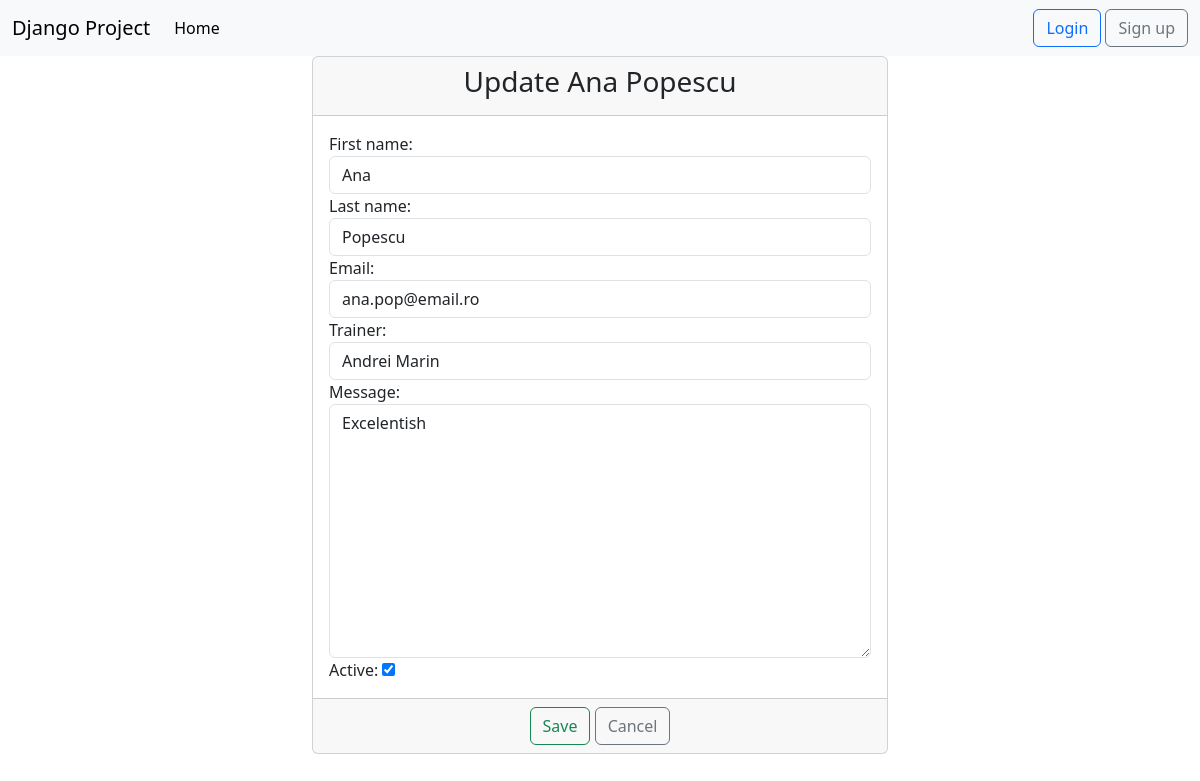
Page /update_feedback/1 on the earlier database version.
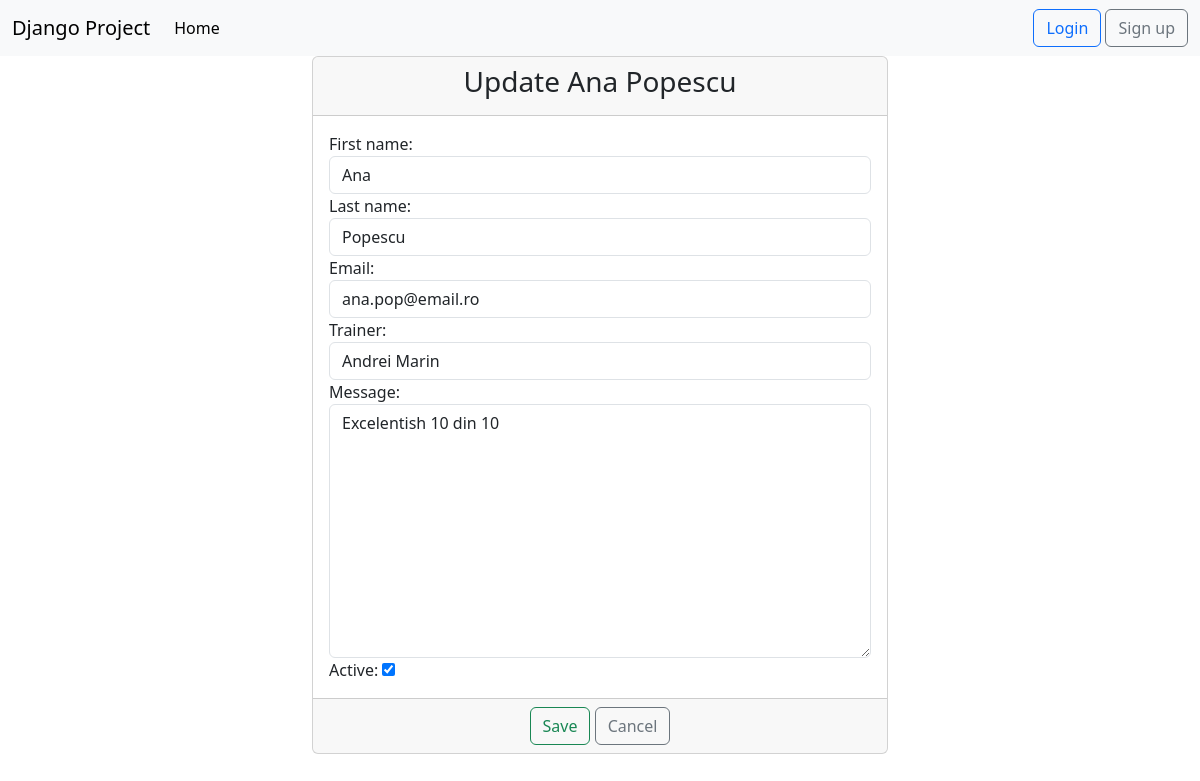
Same page on the later database version.
### feedback/models.py (models this page shows)
class Feedback(models.Model):
    first_name = models.CharField(max_length=40)
    last_name = models.CharField(max_length=40)
    email = models.EmailField(max_length=40)
    trainer = models.ForeignKey(Trainer, on_delete=models.CASCADE, null=True)
    message = models.TextField(max_length=400)
    active = models.BooleanField(default=True)
    created_at = models.DateTimeField(auto_now_add=True)
    updated_at = models.DateTimeField(auto_now=True)
    def __str__(self):
        return f'{self.first_name} {self.last_name}'

### trainer/models.py (models this page shows)
class Trainer(models.Model):
    department_options = (('backend', 'Backend'),
                          ('frontend', 'Frontend'),
                          ('network', 'Network'))
    first_name = models.CharField(max_length=20)
    last_name = models.CharField(max_length=20)
    course = models.CharField(max_length=40)
    email = models.EmailField(max_length=40)
    department = models.CharField(max_length=10, choices=department_options)
    active = models.BooleanField(default=True)
    profile = models.ImageField(upload_to='profiles/', blank=True, null=True) #se poate pune si default = 'default.jpg', dar nu e neaparat nevoie. cred ca incarca baza de date aiurea...
    created_at = models.DateTimeField(auto_now_add=True)
    updated_at = models.DateTimeField(auto_now=True)
    def __str__(self):
        return f'{self.first_name} {self.last_name}'

### feedback/views.py (the view)
# urls.py: path('update_feedback/<int:pk>', views.FeedbackUpdateView.as_view(), name='update-feedback'),
class FeedbackUpdateView(UpdateView):
    template_name = 'feedback/update_feedback.html'
    model = Feedback
    form_class = FeedbackUpdateForm
    success_url = reverse_lazy('list-of-feedbacks')

### feedback/forms.py
class FeedbackUpdateForm(forms.ModelForm):
    class Meta:
        model = Feedback
        fields = ['first_name', 'last_name', 'email', 'trainer', 'message', 'active']
        widgets = {
            'first_name': TextInput(attrs={'class': 'form-control', 'placeholder': 'Please enter your first name'}),
            'last_name': TextInput(attrs={'class': 'form-control', 'placeholder': 'Please enter your last name'}),
            'email': EmailInput(attrs={'class': 'form-control', 'placeholder': 'Please enter your email'}),
            'trainer': Select(attrs={'class': 'form-control'}),
            'message': Textarea(attrs={'class': 'form-control', 'placeholder': 'Please enter your feedback'}),
        }

### djangoProject/context_processors.py (called while the page is built)
def get_all_trainers(request):
    get_trainers = Trainer.objects.all()
    return {'trainers': get_trainers}

### templates/feedback/update_feedback.html (shortened to what this page needs)
{% extends "base.html" %}
{%  block content %}
    <div class="container-fluid">
        <div class="row">
            <div class="col-md-6 offset-md-3">
                <div class="card">
                    <div class="card-header">
                        <h3 class="text-center">Update {{ feedback }}</h3>
                    </div>
                    <form method="post" enctype="multipart/form-data">
                        <div class="card-body">
                            {{ form }}
                        </div>
                        <div class="card-footer text-center">
                            <button type="submit" class="btn btn-outline-success">Save</button>
                            <a href="{% url 'list-of-feedbacks' %}" class="btn btn-outline-secondary">Cancel</a>
                        </div>
                    </form>
                </div>
            </div>
        </div>
    </div>
{% endblock %}

Differences in the rows shown:
changed Feedback "Ana Popescu": message "Excelentish" → "Excelentish 10 din 10"
